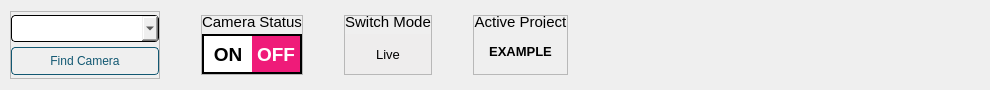
     <widget class="QWidget" name="topGrid" native="true">
      <property name="minimumSize">
       <size>
        <width>0</width>
        <height>0</height>
       </size>
      </property>
      <property name="maximumSize">
       <size>
        <width>16777215</width>
        <height>90</height>
       </size>
      </property>
      <property name="mouseTracking">
       <bool>true</bool>
      </property>
      <property name="styleSheet">
       <string notr="true"/>
      </property>
      <layout class="QHBoxLayout" name="horizontalLayout_20">
       <property name="leftMargin">
        <number>10</number>
       </property>
       <item>
        <widget class="QFrame" name="frame_33">
         <property name="sizePolicy">
          <sizepolicy hsizetype="Fixed" vsizetype="Preferred">
           <horstretch>0</horstretch>
           <verstretch>0</verstretch>
          </sizepolicy>
         </property>
         <property name="minimumSize">
          <size>
           <width>150</width>
           <height>55</height>
          </size>
         </property>
         <property name="maximumSize">
          <size>
           <width>167</width>
           <height>16777215</height>
          </size>
         </property>
         <property name="frameShape">
          <enum>QFrame::StyledPanel</enum>
         </property>
         <property name="frameShadow">
          <enum>QFrame::Raised</enum>
         </property>
         <layout class="QVBoxLayout" name="verticalLayout_2">
          <property name="spacing">
           <number>2</number>
          </property>
          <property name="leftMargin">
           <number>0</number>
          </property>
          <property name="topMargin">
           <number>0</number>
          </property>
          <property name="rightMargin">
           <number>0</number>
          </property>
          <property name="bottomMargin">
           <number>0</number>
          </property>
          <item>
           <widget class="QComboBox" name="comboBox">
            <property name="sizePolicy">
             <sizepolicy hsizetype="Expanding" vsizetype="Preferred">
              <horstretch>0</horstretch>
              <verstretch>0</verstretch>
             </sizepolicy>
            </property>
            <property name="minimumSize">
             <size>
              <width>100</width>
              <height>0</height>
             </size>
            </property>
            <property name="maximumSize">
             <size>
              <width>164</width>
              <height>27</height>
             </size>
            </property>
            <property name="styleSheet">
             <string notr="true">border:1px solid black;
border-radius:4px;
</string>
            </property>
           </widget>
          </item>
          <item>
           <widget class="QPushButton" name="findCamera_Button">
            <property name="sizePolicy">
             <sizepolicy hsizetype="Minimum" vsizetype="Preferred">
              <horstretch>0</horstretch>
              <verstretch>0</verstretch>
             </sizepolicy>
            </property>
            <property name="maximumSize">
             <size>
              <width>164</width>
              <height>28</height>
             </size>
            </property>
            <property name="styleSheet">
             <string notr="true">border:1px solid#125872;
border-radius:4px;
color:#125872;</string>
            </property>
            <property name="text">
             <string>Find Camera</string>
            </property>
           </widget>
          </item>
         </layout>
        </widget>
       </item>
       <item>
        <spacer name="horizontalSpacer_5">
         <property name="orientation">
          <enum>Qt::Horizontal</enum>
         </property>
         <property name="sizeType">
          <enum>QSizePolicy::Fixed</enum>
         </property>
         <property name="sizeHint" stdset="0">
          <size>
           <width>35</width>
           <height>20</height>
          </size>
         </property>
        </spacer>
       </item>
       <item>
        <widget class="QFrame" name="frame_30">
         <property name="sizePolicy">
          <sizepolicy hsizetype="Preferred" vsizetype="Fixed">
           <horstretch>0</horstretch>
           <verstretch>0</verstretch>
          </sizepolicy>
         </property>
         <property name="maximumSize">
          <size>
           <width>115</width>
           <height>60</height>
          </size>
         </property>
         <property name="frameShape">
          <enum>QFrame::StyledPanel</enum>
         </property>
         <property name="frameShadow">
          <enum>QFrame::Raised</enum>
         </property>
         <layout class="QVBoxLayout" name="verticalLayout">
          <property name="spacing">
           <number>6</number>
          </property>
          <property name="leftMargin">
           <number>0</number>
          </property>
          <property name="topMargin">
           <number>0</number>
          </property>
          <property name="rightMargin">
           <number>0</number>
          </property>
          <property name="bottomMargin">
           <number>0</number>
          </property>
          <item>
           <widget class="QLabel" name="cameraStatus_Label">
            <property name="maximumSize">
             <size>
              <width>16777215</width>
              <height>12</height>
             </size>
            </property>
            <property name="font">
             <font>
              <family>Arial</family>
              <pointsize>11</pointsize>
              <weight>50</weight>
              <bold>false</bold>
              <underline>false</underline>
              <strikeout>false</strikeout>
              <stylestrategy>PreferDefault</stylestrategy>
              <kerning>false</kerning>
             </font>
            </property>
            <property name="layoutDirection">
             <enum>Qt::LeftToRight</enum>
            </property>
            <property name="autoFillBackground">
             <bool>false</bool>
            </property>
            <property name="text">
             <string>Camera Status</string>
            </property>
            <property name="alignment">
             <set>Qt::AlignCenter</set>
            </property>
           </widget>
          </item>
          <item>
           <widget class="QFrame" name="on_offFrame">
            <property name="sizePolicy">
             <sizepolicy hsizetype="Preferred" vsizetype="Expanding">
              <horstretch>0</horstretch>
              <verstretch>0</verstretch>
             </sizepolicy>
            </property>
            <property name="maximumSize">
             <size>
              <width>195</width>
              <height>40</height>
             </size>
            </property>
            <property name="styleSheet">
             <string notr="true">border-color:#EF1B79;</string>
            </property>
            <property name="frameShape">
             <enum>QFrame::Panel</enum>
            </property>
            <property name="frameShadow">
             <enum>QFrame::Plain</enum>
            </property>
            <property name="lineWidth">
             <number>2</number>
            </property>
            <layout class="QHBoxLayout" name="horizontalLayout">
             <property name="spacing">
              <number>0</number>
             </property>
             <property name="leftMargin">
              <number>0</number>
             </property>
             <property name="topMargin">
              <number>0</number>
             </property>
             <property name="rightMargin">
              <number>0</number>
             </property>
             <property name="bottomMargin">
              <number>0</number>
             </property>
             <item>
              <widget class="QPushButton" name="onButton">
               <property name="minimumSize">
                <size>
                 <width>0</width>
                 <height>0</height>
                </size>
               </property>
               <property name="maximumSize">
                <size>
                 <width>89</width>
                 <height>57</height>
                </size>
               </property>
               <property name="font">
                <font>
                 <family>Arial</family>
                 <pointsize>14</pointsize>
                 <weight>75</weight>
                 <bold>true</bold>
                </font>
               </property>
               <property name="styleSheet">
                <string notr="true">QPushButton{
	background-color: white;
	border:none;
}
QPushButton:pressed{
	border-top:2px solid black;
	border-left: 2px solid black;
}
</string>
               </property>
               <property name="text">
                <string>ON</string>
               </property>
               <property name="autoDefault">
                <bool>false</bool>
               </property>
               <property name="flat">
                <bool>false</bool>
               </property>
              </widget>
             </item>
             <item>
              <widget class="QPushButton" name="offButton">
               <property name="maximumSize">
                <size>
                 <width>140</width>
                 <height>47</height>
                </size>
               </property>
               <property name="font">
                <font>
                 <family>Arial</family>
                 <pointsize>14</pointsize>
                 <weight>75</weight>
                 <bold>true</bold>
                </font>
               </property>
               <property name="styleSheet">
                <string notr="true">QPushButton{
	background: #EF1B79;
	color:white;
	border:none;
}
QPushButton:pressed{
	border-left:2px solid black;
	border-top:2px solid black;
}
	
</string>
               </property>
               <property name="text">
                <string>OFF</string>
               </property>
               <property name="autoDefault">
                <bool>false</bool>
               </property>
               <property name="default">
                <bool>false</bool>
               </property>
               <property name="flat">
                <bool>false</bool>
               </property>
              </widget>
             </item>
            </layout>
           </widget>
          </item>
         </layout>
        </widget>
       </item>
       <item>
        <spacer name="horizontalSpacer_7">
         <property name="orientation">
          <enum>Qt::Horizontal</enum>
         </property>
         <property name="sizeType">
          <enum>QSizePolicy::Fixed</enum>
         </property>
         <property name="sizeHint" stdset="0">
          <size>
           <width>35</width>
           <height>20</height>
          </size>
         </property>
        </spacer>
       </item>
       <item>
        <widget class="QFrame" name="frame_31">
         <property name="maximumSize">
          <size>
           <width>115</width>
           <height>60</height>
          </size>
         </property>
         <property name="frameShape">
          <enum>QFrame::StyledPanel</enum>
         </property>
         <property name="frameShadow">
          <enum>QFrame::Raised</enum>
         </property>
         <layout class="QVBoxLayout" name="verticalLayout_35">
          <property name="spacing">
           <number>6</number>
          </property>
          <property name="leftMargin">
           <number>0</number>
          </property>
          <property name="topMargin">
           <number>0</number>
          </property>
          <property name="rightMargin">
           <number>0</number>
          </property>
          <property name="bottomMargin">
           <number>0</number>
          </property>
          <item>
           <widget class="QLabel" name="switchMode">
            <property name="maximumSize">
             <size>
              <width>16777215</width>
              <height>12</height>
             </size>
            </property>
            <property name="font">
             <font>
              <family>Arial</family>
              <pointsize>11</pointsize>
             </font>
            </property>
            <property name="text">
             <string>Switch Mode</string>
            </property>
            <property name="alignment">
             <set>Qt::AlignCenter</set>
            </property>
           </widget>
          </item>
          <item>
           <widget class="QPushButton" name="switchButton">
            <property name="maximumSize">
             <size>
              <width>16777215</width>
              <height>40</height>
             </size>
            </property>
            <property name="font">
             <font>
              <family>Arial</family>
              <pointsize>10</pointsize>
              <weight>50</weight>
              <bold>false</bold>
             </font>
            </property>
            <property name="styleSheet">
             <string notr="true">QPushButton{
	background-color: rgb(238, 237, 237);
	border:none;
}
QPushButton:pressed{
	background-color: rgb(238, 237, 237);
	border-left:2px solid rgb(100,180,180);
	border-top:2px solid rgb(100,180,180);
}</string>
            </property>
            <property name="text">
             <string>Live</string>
            </property>
            <property name="checkable">
             <bool>true</bool>
            </property>
            <property name="autoDefault">
             <bool>true</bool>
            </property>
            <property name="flat">
             <bool>false</bool>
            </property>
           </widget>
          </item>
         </layout>
        </widget>
       </item>
       <item>
        <spacer name="horizontalSpacer_8">
         <property name="orientation">
          <enum>Qt::Horizontal</enum>
         </property>
         <property name="sizeType">
          <enum>QSizePolicy::Fixed</enum>
         </property>
         <property name="sizeHint" stdset="0">
          <size>
           <width>35</width>
           <height>20</height>
          </size>
         </property>
        </spacer>
       </item>
       <item>
        <widget class="QFrame" name="frame_32">
         <property name="maximumSize">
          <size>
           <width>115</width>
           <height>60</height>
          </size>
         </property>
         <property name="frameShape">
          <enum>QFrame::StyledPanel</enum>
         </property>
         <property name="frameShadow">
          <enum>QFrame::Raised</enum>
         </property>
         <layout class="QVBoxLayout" name="verticalLayout_3">
          <property name="spacing">
           <number>0</number>
          </property>
          <property name="leftMargin">
           <number>0</number>
          </property>
          <property name="topMargin">
           <number>0</number>
          </property>
          <property name="rightMargin">
           <number>0</number>
          </property>
          <property name="bottomMargin">
           <number>0</number>
          </property>
          <item>
           <widget class="QLabel" name="activeProject">
            <property name="maximumSize">
             <size>
              <width>16777215</width>
              <height>12</height>
             </size>
            </property>
            <property name="font">
             <font>
              <family>Arial</family>
              <pointsize>11</pointsize>
             </font>
            </property>
            <property name="text">
             <string>Active Project</string>
            </property>
            <property name="alignment">
             <set>Qt::AlignCenter</set>
            </property>
           </widget>
          </item>
          <item>
           <widget class="QLabel" name="projectName">
            <property name="font">
             <font>
              <family>Arial</family>
              <pointsize>10</pointsize>
              <weight>75</weight>
              <bold>true</bold>
             </font>
            </property>
            <property name="text">
             <string>EXAMPLE</string>
            </property>
            <property name="alignment">
             <set>Qt::AlignCenter</set>
            </property>
           </widget>
          </item>
         </layout>
        </widget>
       </item>
       <item>
        <spacer name="horizontalSpacer">
         <property name="orientation">
          <enum>Qt::Horizontal</enum>
         </property>
         <property name="sizeType">
          <enum>QSizePolicy::Fixed</enum>
         </property>
         <property name="sizeHint" stdset="0">
          <size>
           <width>398</width>
           <height>20</height>
          </size>
         </property>
        </spacer>
       </item>
       <item>
        <widget class="QLabel" name="crimsonLogo">
         <property name="maximumSize">
          <size>
           <width>176</width>
           <height>59</height>
          </size>
         </property>
         <property name="text">
          <string/>
         </property>
         <property name="pixmap">
          <pixmap>../../LOGO/crimson_logo.png</pixmap>
         </property>
         <property name="scaledContents">
          <bool>true</bool>
         </property>
        </widget>
       </item>
      </layout>
     </widget>
